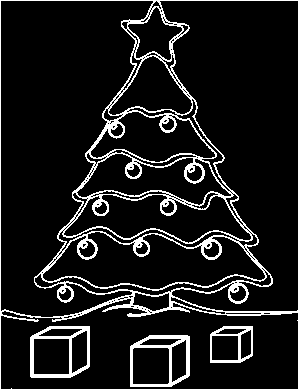
#> input picture 7/xmas.png, 298 x 389 px, found by its file name
$ jupyter execute --allow-errors sheet06_with_solution.ipynb   (shell and % lines are left out)
#> lines starting #> are read from the running program, lines starting #| are printed output that depends on the picture
Osnabrück University - Computer Vision (Winter Term 2021/22) - Prof. Dr.-Ing. G. Heidemann, Ulf Krumnack, Axel Schaffland

# Exercise Sheet 06: Hough Transform

## Introduction

This week's sheet should be solved and handed in before **14:00 of Tuesday, December 14, 2021**. If you need help (and Google and other resources were not enough), feel free to contact your groups' designated tutor or whomever of us you run into first. Please upload your results to your group's Stud.IP folder.

**HINT: There is a bonus exercise in the end. If you do this bonus exercise you may leave out one of the other exercises.**

## Assignment 0: Math recap (Eigenvectors and Eigenvalues) [0 Points]

This exercise is supposed to be very easy, does not give any points, and is voluntary. There will be a similar exercise on every sheet. It is intended to revise some basic mathematical notions that are assumed throughout this class and to allow you to check if you are comfortable with them. Usually you should have no problem to answer these questions offhand, but if you feel unsure, this is a good time to look them up again. You are always welcome to discuss questions with the tutors or in the practice session. Also, if you have a (math) topic you would like to recap, please let us know.

**a)** What is an eigenvector of a matrix/a linear mapping? What are eigenvalues?

Mapping (i.e. multiplying with the matrix) an eigenvector will result a scaled version of that vector, i.e. it may change length and orientation, but not its direction in space. Formally, an eigenvector $v$ fulfills
$$A\cdot v=\lambda v\qquad\text{for some scalar $\lambda\in\mathbb{R}$}$$
The scalar $\lambda$ is called the eigenvalue belonging to the eigenvector $v$.

**b)** What is the characteristic polynomial of a matrix? How is it related to eigenvalues? What are algebraic and geometric multiplicity of an eigenvalue?

The characteristic polynomial of a $n\times n$-matrix $A$ is defined as
$$p_A(X) = \det(X\cdot\mathbf{I}_n-A)$$
where $\mathbf{I}_n$ is the identity matrix and $\det$ the determinant. It is a polynomial of degree $n$, that is invariant under matrix similarity. The roots of the characteristic polynomial are the eigenvalues of the matrix.
The algebraic multiplicity of an eigenvalue $\lambda$ is its multiplicity as a root of the characteristic polynomial.

For every eigenvalue, there may be multiple eigenvectors, that span a subspace called the eigenspace for that eigenvector. The geometric multiplicity of an eigenvalue is the dimension of the corresponding eigenspace. The geometric multiplicity cannot exceed the algebraic multiplicity.

**c)** What is the spectrum of a matrix? What does the spectral theorem state?

The spectrum of a matrix is the set of its eigenvalues. The spectral theorem states under which conditions there is diagonalizable and provides a cannonical decomposition, referred to es eigendecomposition. For example every real symmetric square matrix is diagonalizable. The diagonalization $A=VDV^T$ has a diagonal matrix having the eigenvalues in the diagonal and the matrix $V$ has the corresponding eigenvectors as columns.

**d)** [bonus task]: Numpy/Scipy provide functions to compute eigenvalues. Lookup these functions and apply them to an example.

## Assignment 1: Hough transform [7 Points]

**a)** Explain in your own words the idea of Hough transform in general. What is an accumulator space? In what sense can the Hough transform be seen as a model-based approach?

Hought transform looks for a given shape, e.g. line or circle, in an image and sums up all evidence in an accumulator space. The shape of the accumulator space depends on the representation for the shape, e.g. 2d for lines (angle and distance in Hesse representation) or 3d for circles (x,y position and radius). The shape can be considered of the model to be searched for in the image data.

**b)** What is linear Hough transform? What does a point in the linear Hough space represent? Explain the meaning of the two coordinates.

Linear Hough transforms aims at finding lines in an image. They are represented in Hesse form (angle and distance) in the accumulator space. A single point can be on multiple lines and results in a sine curve in the accumulator space. Lines will result in a maximal point in the accumulator space.

A point in the Hough space (accumulator space) represents (an indicator) for a line in the original space.

**c)**  How are points, lines, polygons transformed by linear Hough transform? What about parallel lines? Try different configurations using the functions `point`, `line`, `polygon` below. Use the function `skimage.transform.hough_line` to display these examples. You may use the code of Assignment 2 to check
different configurations interactively.

 Polygons will give multiple (local) maximal points. Parallel lines will have the same angle and hence result in points with same x-coordinate (angle) in the accumulator space.

[cell 1]
from skimage.transform import hough_line
from skimage.transform import resize
import matplotlib.pyplot as plt
import numpy as np

steps = lambda p,q : max(map(lambda x,y: abs(x-y), p, q))+1
coords = lambda p,q,s : tuple([np.linspace(x,y,s,dtype=np.uint16) for x,y in zip(p,q)])

# [11 lines left out: function point, not called in this run]

def line(img, p, q):
    """Insert a line from p to q in the black/white image

    Args:
        img (ndarray): Input image.
        p (tuple): Coordinate of start position.
        q (tuple): Coordinate of end position.

    Returns:

    """
    img[coords(p,q,steps(p,q))] = 1

def polygon(img, vertices):
    """Insert a (closed) polygon given by a list of points into the black/white image

    Args:
        img (ndarray): Input image.
        vertices (list): List of coordinate tuples.

    Returns:

    """
    for p, q in zip(vertices, vertices[1:]+vertices[0:1]):
        line(img,p,q)

img = np.zeros((100,100))

# BEGIN SOLUTION
case = 5
if case == 0: # point
    point(img, (10,10))
elif case == 1: # multiple points
    point(img, (10,10))
    point(img, (20,40))
elif case == 2: # line
    line(img,(10,10),(70,70))
elif case == 3: # multiple lines
    line(img,(10,10),(70,70))
    line(img,(10,70),(70,10))
elif case == 4: # parallel lines
    for i in (20,40,60):
        line(img,(10,i),(70,i))
elif case == 5: # polygon
    polygon(img,[(20,10),(80,50),(80,80),(30,60)])
# END SOLUTION

fig, [ax1, ax2] = plt.subplots(1,2, figsize=(12,4))

plt.gray()
ax1.set_title('Image');
ax1.imshow(img, origin = 'lower')

out, angles, d = hough_line(img)

# scale output to quadratic image
out_resized = resize(out, (out.shape[0], out.shape[0]), anti_aliasing=True, preserve_range=True)
ax2.set_title('Hough transform (skimage)');
ax2.set_xlabel('Angles (degrees)')
ax2.set_ylabel('Distance (pixels)')
ax2.imshow(np.log(1 + out_resized), origin = 'lower', cmap='gray')

ax2.set_yticks(np.linspace(0, out.shape[0], 7))
ax2.set_yticklabels((-1 * np.linspace(d[-1], d[0], 7)).astype(int))
ax2.set_xticks(np.linspace(0, out.shape[0], 5))
ax2.set_xticklabels(np.linspace(np.rad2deg(angles[0]), np.rad2deg(angles[-1]), 5).astype(int))


plt.show()
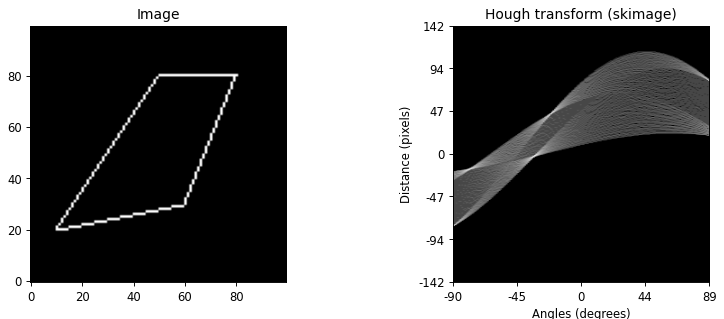
#> figure drawn by matplotlib, 2 panels

## Assignment 2: Interactive Hough transform [1 Point]

The following code block implements an interactive Hough transform, in which you can either draw points or lines and can see the resulting Hough transform immediately. Draw different shapes of points or lines and check the resulting Hough transform. Try to predict the outcome of the transformation!

[cell 2]
from skimage.transform import hough_line
import matplotlib.pyplot as plt
import numpy as np

# True if two mouse clicks should draw a line, false if single clicks draw points
lines = True


steps = lambda p,q : max(map(lambda x,y: abs(x-y), p, q))+1
coords = lambda p,q,s : tuple([np.linspace(x,y,s,dtype=np.uint16) for x,y in zip(p,q)])
img = np.zeros((200,200))


def line(img, p, q):
    """Insert a line from p to q in the black/white image

    Args:
        img (ndarray): Input image.
        p (tuple): Coordinate of start position.
        q (tuple): Coordinate of end position.

    Returns:

    """
    img[coords(p,q,steps(p,q))] = 1


def disp_and_comp():
    """Computes Line Hough transform; displays image and result

    Args:

    Returns:

    """
    ax1.imshow(img, origin = 'lower', cmap='gray')

    out, angles, d = hough_line(img)

    out_resized = resize(out, (out.shape[0], out.shape[0]), anti_aliasing=True, preserve_range=True)
    ax2.imshow(np.log(1 + out_resized), origin = 'lower', cmap='gray')
    ax2.set_yticks(np.linspace(0, out.shape[0], 7))
    ax2.set_yticklabels((-1 * np.linspace(d[-1], d[0], 7)).astype(int))
    ax2.set_xticks(np.linspace(0, out.shape[0], 5))
    ax2.set_xticklabels(np.linspace(np.rad2deg(angles[0]), np.rad2deg(angles[-1]), 5).astype(int))

    fig.canvas.draw()


first_point = True
p1 = (0,0)
# [30 lines left out: function on_press, not called in this run]


fig = plt.figure(figsize=(8, 6))

ax1 = fig.add_subplot(121)
plt.title('Image')

ax2 = fig.add_subplot(122)
plt.title('Hough transform');
plt.xlabel('Angles (degrees)')
plt.ylabel('Distance (pixels)')


disp_and_comp()
#plt.axis('square')
fig.canvas.mpl_connect('button_press_event', on_press)

# BEGIN SOLUTION
# END SOLUTION
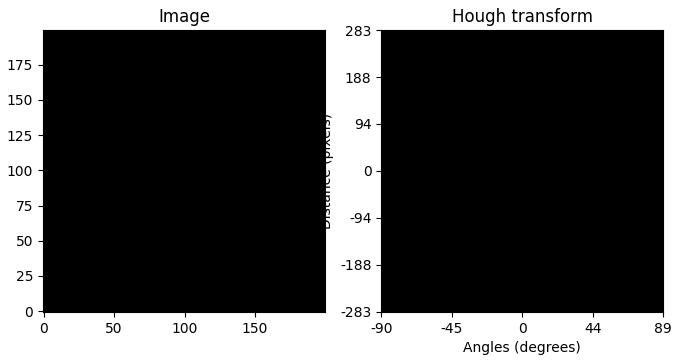
#> figure drawn by matplotlib, 2 panels

## Assignment 3: Implementing Hough transform [7 Points]

**a)** Implement your own version of linear Hough transform and compare the results with the function `skimage.transform.hough_line`.

[cell 3]
from skimage.transform import hough_line
import matplotlib.pyplot as plt
import numpy as np
import warnings
warnings.filterwarnings('ignore')

def my_hough_line(img, angles=180):
    """
    Apply linear Hough transform to the given image.

    Args:
        img (numpy.ndarray): The binary image to transform
        angles (int): The number of angles to consider.
    Result:
        accumulator (numpy.ndarray): The accumulator space.
    """
    # BEGIN SOLUTION
    # Calculate maximal length in the array.
    d_max = int(np.ceil(np.linalg.norm(img.shape)))
    # Initialize accumulator space.
    accumulator = np.zeros((2 * d_max, angles), dtype=np.uint64)
    # Create array for all angles we want to look at.
    theta = np.arange(angles, dtype='int')
    # Convert degrees to radiants.
    theta_radiant = np.deg2rad(theta)
    # For each white pixel in the image,
    # calculate the distance to the origin
    # and increment accumulator space for the distance and all angles.
    for r, c in np.argwhere(img):
        d = np.floor(c * np.cos(theta_radiant) + r * np.sin(theta_radiant))
        d = d.astype(int)
        accumulator[d + d_max, theta] += 1
    # END SOLUTION
    return accumulator


img = np.zeros((100,100))

# You may try different paintings here:
#point(img, (10,10))
#line(img,(10,20),(70,20))
polygon(img,[(20,10),(80,50),(80,80),(30,60)])


fig, [ax1, ax2, ax3] = plt.subplots(1,3, figsize=(12,4))
plt.gray()

# original image
ax1.set_title('Image');
ax1.imshow(img, origin = 'lower')

# skimage
out, angles, d = hough_line(img)

out_resized = resize(out, (out.shape[0], out.shape[0]), anti_aliasing=True, preserve_range=True)
ax2.set_title('Hough transform (skimage)');
ax2.set_xlabel('Angles (degrees)')
ax2.set_ylabel('Distance (pixels)')
ax2.imshow(np.log(1 + out_resized), origin = 'lower', cmap='gray')
ax2.set_yticks(np.linspace(0, out.shape[0], 7))
ax2.set_yticklabels((-1 * np.linspace(d[-1], d[0], 7)).astype(int))
ax2.set_xticks(np.linspace(0, out.shape[0], 5))
ax2.set_xticklabels(np.linspace(np.rad2deg(angles[0]), np.rad2deg(angles[-1]), 5).astype(int))

# own implementation
my_out = my_hough_line(img)

my_out_resized = resize(out, (out.shape[0], out.shape[0]), anti_aliasing=True, preserve_range=True)
ax3.set_title('Hough transform (own implementation)');
ax3.set_xlabel('Angles (degrees)')
ax3.set_ylabel('Distance (pixels)')
ax3.imshow(np.log(1 + my_out_resized), origin = 'lower', cmap='gray')
ax3.set_yticks(np.linspace(0, out.shape[0], 7))
ax3.set_yticklabels((-1 * np.linspace(d[-1], d[0], 7)).astype(int))
ax3.set_xticks(np.linspace(0, out.shape[0], 5))
ax3.set_xticklabels(np.linspace(np.rad2deg(angles[0]), np.rad2deg(angles[-1]), 5).astype(int))

plt.show()
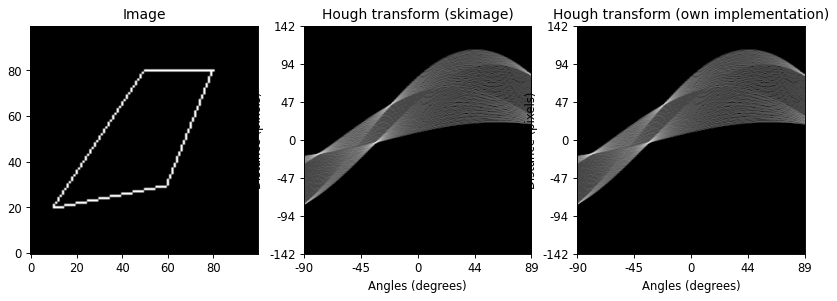
#> figure drawn by matplotlib, 3 panels

**b)** Under which conditions is (linear) Hough transform invertible? Try to implement an inverse linear Hough transform.

You could create a line for each point in accumulator space by doing the following: Compute angle and distance of the line represented by the current point in accumulator space. Add the value of this point to all image pixels which belong to the corresponding line. Finally you could threshold the image.

However, other solution are feasible, too.

A point in the Hough space (accumulator space) can be seen as an indicator for a line in the original space. To invert the Hough transform, one has to accumulate these indicators, i.e. lines in the pixel space. An exact inversion will usually not be possible, due to discretization effects.

[cell 4]
from skimage.transform import hough_line
import matplotlib.pyplot as plt
import numpy as np


# BEGIN SOLUTION
def my_line(img, distance, angle, value=1):
    """Draw a line provided in Hesse form, i.e. by normal angle and distance.
    Not very efficient, but simple.

    Args:
        img (numpy.ndarray): An image where the line should be added
        distance (float): The distance from the origin
        angle (float): The angle of the line
        value (int): The strength of the line
    """
    s = np.sin(angle)
    c = np.cos(angle)
    if abs(c) > abs(s):
        x0 = distance/c
        for y in range(img.shape[0]):
            x = int(np.round(x0 - y*s/c))
            if x >= 0 and x < img.shape[1]:
                img[y,x] += value
    else:
        y0 = distance/s
        for x in range(img.shape[1]):
            y = int(np.round(y0 - x*c/s))
            if y >= 0 and y < img.shape[0]:
                img[y,x] += value
# END SOLUTION

def my_inverse_hough_line(accumulator, shape):
    """Compute an inverse Hough transform, i.e. compute the image from the accumulator space.

    Args:
        accumulator (numpy.ndarray)
        shape (tuple): The shape (dimensions) of the image to be created

    Result:
        img (numpy.ndarray): The image created from the accumulator space.
    """
    img = np.zeros(shape, np.uint64)

    # BEGIN SOLUTION
    for d,a in np.argwhere(accumulator):
        val = accumulator[d,a]
        distance = d-accumulator.shape[0]//2
        angle = (a/accumulator.shape[1] - .5) * np.pi
        my_line(img,distance,angle,val)
    # END SOLUTION
    return img

img = np.zeros((100,100))

#point(img, (10,10))
#line(img,(10,20),(70,20))
#line(img,(20,10),(20,70))
polygon(img,[(10,30),(50,50),(10,70)])

plt.figure(figsize=(12, 4))
plt.gray()
plt.subplot(1,3,1) ; plt.title('Image'); plt.imshow(img, origin = 'lower')

out, angles, d = hough_line(img)
out_resized = resize(out, (out.shape[0], out.shape[0]), anti_aliasing=True, preserve_range=True)
ax = plt.subplot(1,3,2) ; plt.title('Hough transform (skimage)');
ax.set_title('Hough transform (skimage)');
ax.set_xlabel('Angles (degrees)')
ax.set_ylabel('Distance (pixels)')
ax.imshow(np.log(1 + out_resized), origin = 'lower', cmap='gray')
ax.set_yticks(np.linspace(0, out.shape[0], 7))
ax.set_yticklabels((-1 * np.linspace(d[-1], d[0], 7)).astype(int))
ax.set_xticks(np.linspace(0, out.shape[0], 5))
ax.set_xticklabels(np.linspace(np.rad2deg(angles[0]), np.rad2deg(angles[-1]), 5).astype(int))

img2 = my_inverse_hough_line(out, img.shape)
plt.subplot(1,3,3) ; plt.title('Inverse Hough transform');
plt.imshow(img2, origin = 'lower')
plt.show()
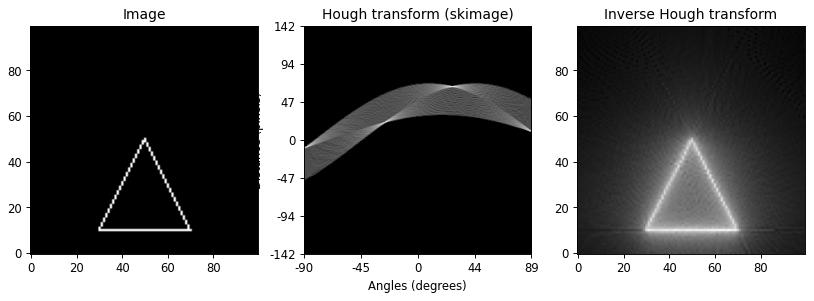
#> figure drawn by matplotlib, 3 panels

## Assignment 4: Circular Hough [7 Points]

**a)** Explain the idea of circular Hough transform. How many dimensions does the accumulator space have and what do they represent? What practical problems do you expect when computing circular Hough transform?

The accumulator space has three dimensions $x_c$, $y_c$, and $r$, with $x_c$ and $y_c$ spanning the image plan and $r$ being the radius. In practice circles of a fixed radius are searched, limiting the accumulator space to the image plane.

Not limiting the search to a fixed radius would make circular Hough transform computational complex: For each edge pixel the counters along all circles which are centered at this pixel need to be incremented.

**b)** Now implement circular hough transform. First think how the accumulator space should be represented. You may provide an additional parameter to only look for circles of a given radius (or a range of radii). Then apply it to the image `xmas.png` to detect the balls. Mark them in the original image. (Bonus task: also detect the presents using linear Hough transform).

[cell 5]
from skimage.transform import hough_line
from scipy import misc
from imageio import imread
import matplotlib.pyplot as plt
import numpy as np

# load the image
img = imread('images/xmas.png')
#> img: shape (389, 298) bool; 10% white in thin lines or dots

# BEGIN SOLUTION

# The radii of circles to be detected by the hough transform
radii = range(5, 15)

# xx and yy are 200x200 tables containing the x and y coordinates as values
# mgrid is a mesh creation helper
xx, yy = np.mgrid[:200, :200]
# circles contains the squared distance to the (100, 100) point
# we are just using the circle equation learnt at school
d2 = (xx - 100)**2 + (yy - 100)**2

# create circle shapes
circles = []
for r in radii:
    circle = (d2 < ((r + 1)**2)) & (d2 > ((r - 1)**2))
    circles.append(circle[100 - r - 1:100 + r + 1, 100 - r - 1:100 + r + 1])


# simple implementation:
# [15 lines left out: function add_mask1, not called in this run]


# alternative implementation:
def add_mask2(space, mask, position, offset=(0, 0)):
    """
    Add a given mask to the accumulator space.

    Args:
        space (ndarray): Accumulator space.
        mask (ndarray)
        position (tuple)
        offset (tuple)

    """
    position = np.subtract(position, offset)
    space_min = np.maximum(position, 0)
    mask_min = np.maximum(-position, 0)
    space_max = np.minimum(space.shape, np.add(position, mask.shape))
    mask_max = np.minimum(np.subtract(space.shape, position), mask.shape)
    space[space_min[0]:space_max[0], space_min[1]:space_max[1]] += mask[
        mask_min[0]:mask_max[0], mask_min[1]:mask_max[1]]


def circular_hough(img, masks, radii):
    """ Computes circular hough transform

    Args:
        img (ndarray): Input image.
        masks (list): List of circles.
        radii (list): List of raddii.

    Returns:
        accumulator (ndarray): Accumulator space.
    """
    # Create the accumulator space. This space will have three dimensions:
    # the x- and y-coordinate of the circle and its radius.
    accumulator = np.zeros(
        (len(radii), img.shape[0], img.shape[1]), dtype=np.int64)

    for r, c in np.argwhere(img):
        for i, radius in enumerate(radii):
            add_mask2(accumulator[i], circles[i], (r, c),
                      (radius + 1, radius + 1))
    return accumulator


# and perform circular hough transform
accumulator = circular_hough(img, circles, radii)
#> the loop in circular_hough, `for r, c in np.argwhere(img):` made 11577 passes

# Analyze the accumulator space
out = np.zeros(img.shape, np.int64)
for i, radius in enumerate(radii):
    max_fit = np.count_nonzero(circles[i])
    level = round(0.9 * max_fit)
    print("radius = {}, max = {}/{}, better than {}: {}".format(
        radius, accumulator[i].max(), max_fit, level,
        np.count_nonzero(accumulator[i] > level)))

    for r, c in np.transpose(np.where(accumulator[i] > level)):
        add_mask2(out, circles[i], (r, c), (radius + 1, radius + 1))
#> this loop made 10 passes
#| radius = 5, max = 50/60, better than 54: 0
#| radius = 6, max = 50/64, better than 58: 0
#| radius = 7, max = 76/80, better than 72: 6
#| radius = 8, max = 90/100, better than 90: 0
#| radius = 9, max = 108/108, better than 97: 7
#| radius = 10, max = 101/120, better than 108: 0
#| radius = 11, max = 78/120, better than 108: 0
#| radius = 12, max = 89/140, better than 126: 0
#> (further printed lines are left out)
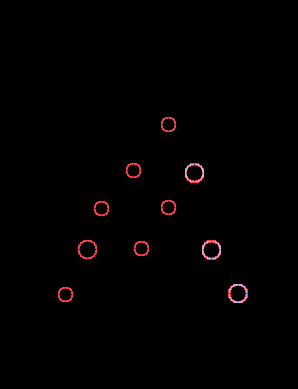
#> out: shape (389, 298) int64; 3 distinct labels, from 0 to 2; one colour per label, 0 black

plt.figure(figsize=(12,6))
plt.gray()
plt.subplot(1, 2, 1)
plt.imshow(img)
plt.subplot(1, 2, 2)
plt.imshow(out)
plt.show()

# END SOLUTION
